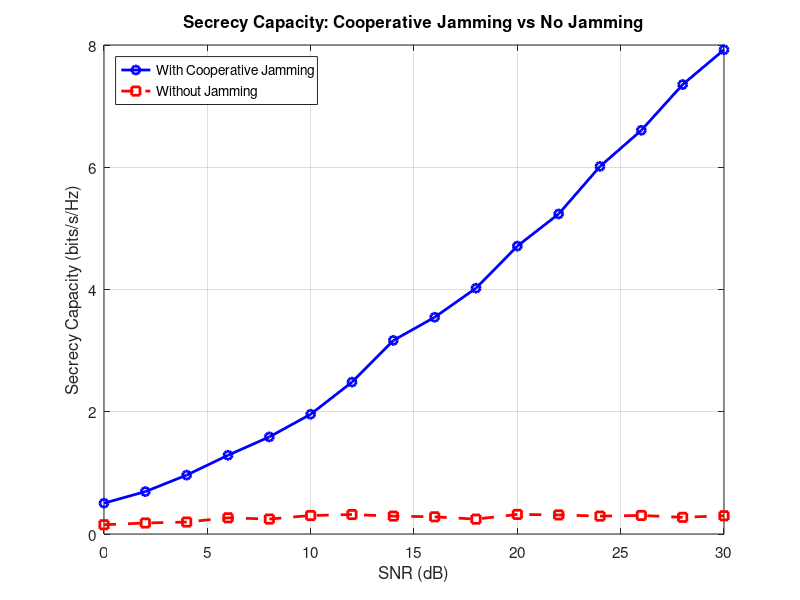

Recreate this plot in MATLAB.
%% Physical Layer Security with Cooperative Jamming
% This script implements a relay-assisted secure communication system
% with cooperative jamming to confuse the eavesdropper
%
% System Model:
% - Source (Alice) transmits to Destination (Bob) with help of Relay
% - Relay can either forward signal or jam the eavesdropper
% - Eavesdropper (Eve) tries to intercept the communication

clear all;
close all;
clc;

%% System Parameters
N_monte = 1000;              % Number of Monte Carlo iterations
SNR_dB = 0:2:30;             % SNR range in dB
SNR_linear = 10.^(SNR_dB/10); % Convert to linear scale

% Distance parameters (normalized)
d_SR = 1;                    % Distance Source to Relay
d_RD = 1;                    % Distance Relay to Destination
d_SD = 1.8;                  % Distance Source to Destination (direct)
d_SE = 1.2;                  % Distance Source to Eavesdropper
d_RE = 0.8;                  % Distance Relay to Eavesdropper

% Path loss exponent
alpha = 2.5;

% Calculate path loss coefficients
PL_SR = d_SR^(-alpha);
PL_RD = d_RD^(-alpha);
PL_SD = d_SD^(-alpha);
PL_SE = d_SE^(-alpha);
PL_RE = d_RE^(-alpha);

% Power allocation factor for cooperative jamming (0 to 1)
% eta: fraction of power used for information transmission
% (1-eta): fraction used for jamming
eta = 0.7;

%% Initialize result arrays
secrecy_capacity_jamming = zeros(length(SNR_dB), 1);
secrecy_capacity_no_jamming = zeros(length(SNR_dB), 1);

%% Monte Carlo Simulation
fprintf('Starting Cooperative Jamming Simulation...\n');
fprintf('Number of iterations: %d\n', N_monte);
fprintf('Power allocation factor (eta): %.2f\n', eta);
fprintf('SNR range: %d to %d dB\n\n', SNR_dB(1), SNR_dB(end));

for snr_idx = 1:length(SNR_dB)
    fprintf('Processing SNR = %d dB... ', SNR_dB(snr_idx));
    
    secrecy_sum_jamming = 0;
    secrecy_sum_no_jamming = 0;
    
    for iter = 1:N_monte
        % Generate Rayleigh fading channel coefficients
        h_SR = sqrt(PL_SR/2) * (randn + 1j*randn);  % Source to Relay
        h_RD = sqrt(PL_RD/2) * (randn + 1j*randn);  % Relay to Destination
        h_SD = sqrt(PL_SD/2) * (randn + 1j*randn);  % Source to Destination
        h_SE = sqrt(PL_SE/2) * (randn + 1j*randn);  % Source to Eavesdropper
        h_RE = sqrt(PL_RE/2) * (randn + 1j*randn);  % Relay to Eavesdropper
        
        % Channel gains (squared magnitudes)
        g_SR = abs(h_SR)^2;
        g_RD = abs(h_RD)^2;
        g_SD = abs(h_SD)^2;
        g_SE = abs(h_SE)^2;
        g_RE = abs(h_RE)^2;
        
        % Current SNR (total power)
        P = SNR_linear(snr_idx);
        
        %% With Cooperative Jamming
        % Phase 1: Source transmits with power eta*P
        % Relay receives and destination receives
        
        % SINR at destination (with jamming from relay in phase 2)
        % Assuming MRC at destination
        P_info = eta * P;  % Power for information
        P_jam = (1 - eta) * P;  % Power for jamming
        
        % Destination combines direct and relay paths
        % Simplified model: coherent combination
        gamma_D = P_info * (g_SD + g_RD);
        
        % Eavesdropper suffers from jamming
        % SINR at eavesdropper
        gamma_E_jam = (P_info * g_SE) / (1 + P_jam * g_RE);
        
        % Secrecy capacity with jamming
        C_D_jam = log2(1 + gamma_D);
        C_E_jam = log2(1 + gamma_E_jam);
        secrecy_rate_jamming = max(C_D_jam - C_E_jam, 0);
        secrecy_sum_jamming = secrecy_sum_jamming + secrecy_rate_jamming;
        
        %% Without Cooperative Jamming (full power for information)
        % Both source and relay use full power for transmission
        gamma_D_no_jam = P * (g_SD + g_RD);
        gamma_E_no_jam = P * (g_SE + g_RE);
        
        % Secrecy capacity without jamming
        C_D_no_jam = log2(1 + gamma_D_no_jam);
        C_E_no_jam = log2(1 + gamma_E_no_jam);
        secrecy_rate_no_jamming = max(C_D_no_jam - C_E_no_jam, 0);
        secrecy_sum_no_jamming = secrecy_sum_no_jamming + secrecy_rate_no_jamming;
    end
    
    % Average results
    secrecy_capacity_jamming(snr_idx) = secrecy_sum_jamming / N_monte;
    secrecy_capacity_no_jamming(snr_idx) = secrecy_sum_no_jamming / N_monte;
    
    fprintf('Done.\n');
end

fprintf('\nSimulation completed successfully!\n\n');

%% Plot Results
figure('Position', [100, 100, 800, 500]);
plot(SNR_dB, secrecy_capacity_jamming, 'b-o', 'LineWidth', 2, 'MarkerSize', 6);
hold on;
plot(SNR_dB, secrecy_capacity_no_jamming, 'r--s', 'LineWidth', 2, 'MarkerSize', 6);
grid on;
xlabel('SNR (dB)', 'FontSize', 12);
ylabel('Secrecy Capacity (bits/s/Hz)', 'FontSize', 12);
title('Secrecy Capacity: Cooperative Jamming vs No Jamming', 'FontSize', 14);
legend('With Cooperative Jamming', 'Without Jamming', 'Location', 'northwest');
set(gca, 'FontSize', 11);

% Save figure
saveas(gcf, 'cooperative_jamming_results.png');
fprintf('Results saved to cooperative_jamming_results.png\n');

%% Display Summary Statistics
fprintf('\n=== SIMULATION SUMMARY ===\n');
fprintf('Power allocation factor (eta): %.2f\n', eta);
fprintf('Maximum Secrecy Capacity (With Jamming): %.3f bits/s/Hz at SNR = %d dB\n', ...
    max(secrecy_capacity_jamming), SNR_dB(find(secrecy_capacity_jamming == max(secrecy_capacity_jamming), 1)));
fprintf('Maximum Secrecy Capacity (Without Jamming): %.3f bits/s/Hz at SNR = %d dB\n', ...
    max(secrecy_capacity_no_jamming), SNR_dB(find(secrecy_capacity_no_jamming == max(secrecy_capacity_no_jamming), 1)));

% Find optimal eta
fprintf('\nNote: Current eta = %.2f. Try different values to find optimal power allocation.\n', eta);
fprintf('==========================\n');
